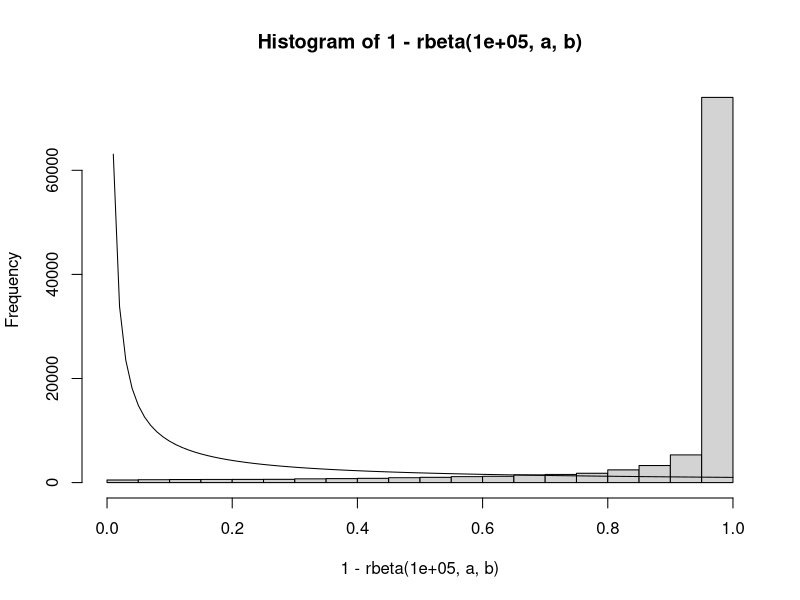

Write R code to recreate this figure.
library(data.table)
incFromScore <- function(edu, sd = .1){
  MU_L    = log(100e3)
  SIGMA_L = 3.25
  KAPPA   = 2

  L = exp(MU_L + SIGMA_L*edu +rnorm(1, mean = 0, sd = sd))
  U = pnorm(edu)
  tailProb = min(max( 1- U, 1e-6), 1)
  P = tailProb^(-1/KAPPA)
  potentialIncome = L*P
  return(potentialIncome)
}
prop_contrib <- function(a, b, p){
  a*p + b*(1-p)
}

gene_env <- .5
N <- 1e3
population <- data.table(
  gene1 = rnorm(N),
  gene2 = rnorm(N),
  env = rnorm(N)
)
population[, meanGene := rowMeans(.SD), .SDcols = c('gene1', 'gene2')]
population[, edu := scale(prop_contrib(meanGene, env, gene_env))]
population[, income := incFromScore(edu)]

get_pairs <- function(dt){
  dt[, init := sample(c(rep(FALSE, .N/2), rep(TRUE, .N/2)), size = .N, replace = FALSE)]
  inits <- dt[init == TRUE]
  mates <- dt[sample(1:.N, size = .N/2, replace = TRUE)]
  return(list(inits = inits, mates = mates))
}

envFromInc <- function(inc){
  qnorm(pmax(rank(inc) / (length(inc) + 1), 1 / (length(inc)+1)))
}

combine_parents <- function(a, b){
  kid <- data.table(
    gene1 = unlist(sample(a[,c('gene1', 'gene2')], size = 2, replace = TRUE)),
    gene2 = unlist(sample(b[,c('gene1', 'gene2')], size = 2, replace = TRUE)),
    parentIncome = rep(a$income + b$income, 2)
  )
  return(kid)
}

make_kids <- function(pairs){
  rbindlist(
    lapply(1:dim(pairs$inits)[[1]],
           \(i) combine_parents(a = pairs$inits[i], b = pairs$mates[i]))
  )
}

nextGen <- function(p){
  pairs <- get_pairs(p)
  newpop <- make_kids(pairs)
  newpop[, env := envFromInc(parentIncome)]
  newpop[, meanGene := rowMeans(.SD), .SDcols = c('gene1', 'gene2')]
  newpop[, edu := scale(prop_contrib(meanGene, env, gene_env))]
  newpop[, income := incFromScore(edu)]
  return(newpop)
}

for(i in 1:100){
  population <- nextGen(population)
}

a <- .1
b <- 1
f <- \(x) dbeta(x, a, b) * 1e4
pbeta(.9,a,b)
hist(1-rbeta(1e5, a, b))
curve(f, from = 0, to = 1, add = TRUE)

